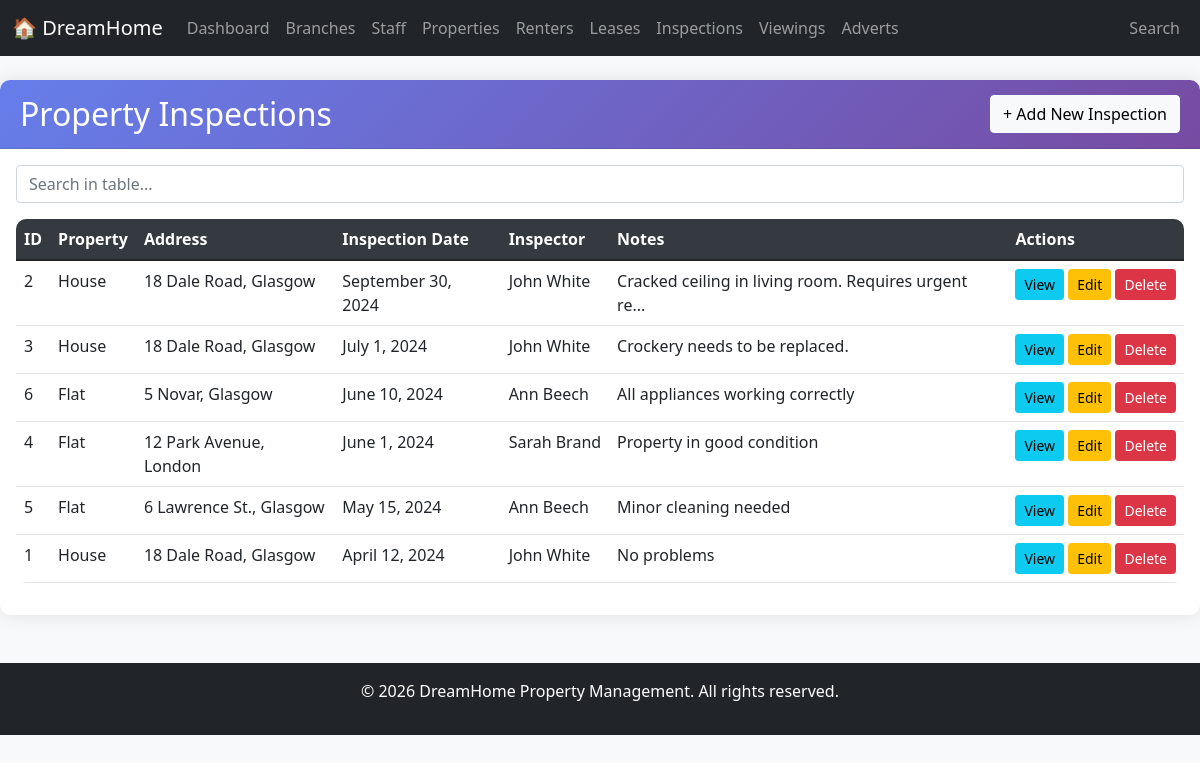
The page /pages/inspections/index.php on the database its author committed.
### tables this page shows
CREATE TABLE Inspection (
    InspectionID INT AUTO_INCREMENT PRIMARY KEY,
    PropertyNo VARCHAR(10) NOT NULL,
    StaffNo VARCHAR(10) NOT NULL,
    InspectDate DATE NOT NULL,
    Notes TEXT,
    FOREIGN KEY (PropertyNo) REFERENCES Property(PropertyNo)
        ON UPDATE CASCADE ON DELETE CASCADE,
    FOREIGN KEY (StaffNo) REFERENCES Staff(StaffNo)
        ON UPDATE CASCADE ON DELETE RESTRICT
);

CREATE TABLE Property (
    PropertyNo VARCHAR(10) PRIMARY KEY,
    StreetName VARCHAR(100) NOT NULL,
    District VARCHAR(50),
    City VARCHAR(50) NOT NULL,
    PostCode VARCHAR(20),
    PropertyType VARCHAR(30),
    Rooms INT,
    RentAmount DECIMAL(10,2),
    StaffNo VARCHAR(10),
    BranchNo VARCHAR(10) NOT NULL,
    Status ENUM('Available','Rented','Withdrawn') DEFAULT 'Available',
    DateAvailable DATE,
    CONSTRAINT chk_rent CHECK (RentAmount > 0),
    CONSTRAINT chk_rooms CHECK (Rooms > 0),
    FOREIGN KEY (StaffNo) REFERENCES Staff(StaffNo)
        ON UPDATE CASCADE ON DELETE SET NULL,
    FOREIGN KEY (BranchNo) REFERENCES Branch(BranchNo)
        ON UPDATE CASCADE ON DELETE RESTRICT
);

### config/database.php (called while the page is built, shortened)
<?php
function formatDate($dateString) {
    $timestamp = strtotime($dateString);
    return date('F j, Y', $timestamp);
}
?>

### pages/inspections/index.php (the view, shortened to what this page needs)
<?php
include '../../includes/header.php';
$database = new Database();
$db = $database->getConnection();
$sql = "SELECT i.*, p.StreetName, p.City, p.PropertyType,
        CONCAT(s.FName, ' ', s.LName) as inspector_name
        FROM Inspection i
        JOIN Property p ON i.PropertyNo = p.PropertyNo
        JOIN Staff s ON i.StaffNo = s.StaffNo
        ORDER BY i.InspectDate DESC";
$stmt = $db->prepare($sql);
$stmt->execute();
$inspections = $stmt->fetchAll(PDO::FETCH_ASSOC);
?>
<div class="card">
    <div class="card-header d-flex justify-content-between align-items-center">
        <h2 class="mb-0">Property Inspections</h2>
        <button class="btn btn-light" onclick="location.href='add.php'">+ Add New Inspection</button>
    </div>
    <div class="card-body">
        <div class="table-responsive">
            <table class="table table-hover">
                <thead>
                    <tr>
                        <th>ID</th>
                        <th>Property</th>
                        <th>Address</th>
                        <th>Inspection Date</th>
                        <th>Inspector</th>
                        <th>Notes</th>
                        <th>Actions</th>
                    </thead>
                <tbody>
                    <?php foreach ($inspections as $inspection): ?>
                    <tr>
                        <td><?php echo $inspection['InspectionID']; ?></td>
                        <td><?php echo $inspection['PropertyType']; ?></td>
                        <td><?php echo $inspection['StreetName'] . ', ' . $inspection['City']; ?></td>
                        <td><?php echo formatDate($inspection['InspectDate']); ?></td>
                        <td><?php echo $inspection['inspector_name']; ?></td>
                        <td><?php echo substr($inspection['Notes'], 0, 50) . (strlen($inspection['Notes']) > 50 ? '...' : ''); ?></td>
                        <td>
                            <button class="btn btn-sm btn-info" onclick="location.href='view.php?id=<?php echo $inspection['InspectionID']; ?>'">View</button>
                            <button class="btn btn-sm btn-warning" onclick="location.href='edit.php?id=<?php echo $inspection['InspectionID']; ?>'">Edit</button>
                            <button class="btn btn-sm btn-danger" onclick="if(confirm('Delete this inspection?')) location.href='index.php?delete=<?php echo $inspection['InspectionID']; ?>'">Delete</button>
                        </td>
                    </tr>
                    <?php endforeach; ?>
                </tbody>
            </table>
        </div>
    </div>
</div>
<?php include '../../includes/footer.php'; ?>

### css/style.css (style rules this page uses)
body { background-color: #f8f9fa; font-family: 'Segoe UI', Tahoma, Geneva, Verdana, sans-serif; }
.card { border: none; border-radius: 10px; box-shadow: 0 0 20px rgba(0,0,0,0.1); margin-bottom: 20px; }
.card-header { background: linear-gradient(135deg, #667eea 0%, #764ba2 100%); color: white; border-radius: 10px 10px 0 0 !important; padding: 15px 20px; }
.table { background-color: white; border-radius: 10px; overflow: hidden; }
.table thead { background-color: #343a40; color: white; }

### rows shown on the page
inspection: InspectionID "2", PropertyNo.PropertyType "House", PropertyNo.StreetName "18 Dale Road", PropertyNo.City "Glasgow", InspectDate "September 30, 2024", inspector_name "John White", Notes "Cracked ceiling in living room. Requires urgent re"
inspection: InspectionID "3", PropertyNo.PropertyType "House", PropertyNo.StreetName "18 Dale Road", PropertyNo.City "Glasgow", InspectDate "July 1, 2024", inspector_name "John White", Notes "Crockery needs to be replaced."
inspection: InspectionID "6", PropertyNo.PropertyType "Flat", PropertyNo.StreetName "5 Novar", PropertyNo.City "Glasgow", InspectDate "June 10, 2024", inspector_name "Ann Beech", Notes "All appliances working correctly"
inspection: InspectionID "4", PropertyNo.PropertyType "Flat", PropertyNo.StreetName "12 Park Avenue", PropertyNo.City "London", InspectDate "June 1, 2024", inspector_name "Sarah Brand", Notes "Property in good condition"
inspection: InspectionID "5", PropertyNo.PropertyType "Flat", PropertyNo.StreetName "6 Lawrence St.", PropertyNo.City "Glasgow", InspectDate "May 15, 2024", inspector_name "Ann Beech", Notes "Minor cleaning needed"
inspection: InspectionID "1", PropertyNo.PropertyType "House", PropertyNo.StreetName "18 Dale Road", PropertyNo.City "Glasgow", InspectDate "April 12, 2024", inspector_name "John White", Notes "No problems"
